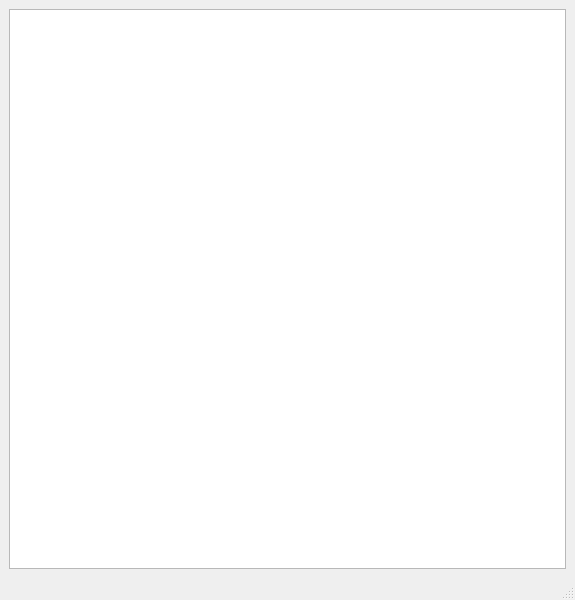
<?xml version="1.0" encoding="UTF-8"?>
<ui version="4.0">
 <class>corth</class>
 <widget class="QMainWindow" name="corth">
  <property name="windowModality">
   <enum>Qt::WindowModal</enum>
  </property>
  <property name="geometry">
   <rect>
    <x>0</x>
    <y>0</y>
    <width>575</width>
    <height>600</height>
   </rect>
  </property>
  <property name="windowTitle">
   <string>Corth Bareme</string>
  </property>
  <widget class="QWidget" name="centralwidget">
   <layout class="QVBoxLayout" name="verticalLayout">
    <item>
     <widget class="QTableWidget" name="corthTable">
      <property name="sortingEnabled">
       <bool>true</bool>
      </property>
      <attribute name="horizontalHeaderMinimumSectionSize">
       <number>75</number>
      </attribute>
     </widget>
    </item>
   </layout>
  </widget>
  <widget class="QMenuBar" name="menubar">
   <property name="geometry">
    <rect>
     <x>0</x>
     <y>0</y>
     <width>575</width>
     <height>21</height>
    </rect>
   </property>
  </widget>
  <widget class="QStatusBar" name="statusbar"/>
 </widget>
 <resources/>
 <connections/>
</ui>
